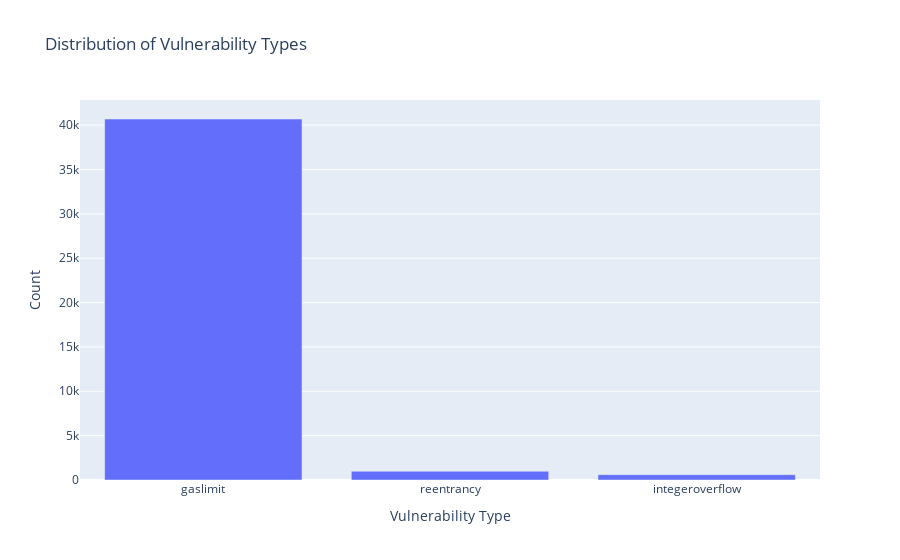

The notebook cell this image was saved under:
### Markdown cell above
## Clean data

### Code cell
# Import plotly
import plotly.express as px
import plotly.graph_objects as go
from collections import Counter

# 1. Distribution of labels
label_counts = data['label'].value_counts()
fig = px.bar(x=label_counts.index, y=label_counts.values,
             title='Distribution of Vulnerability Types',
             labels={'x': 'Vulnerability Type', 'y': 'Count'})
fig.show()

### Figure 1 — Plotly figure (JSON) as saved in the notebook; plotly's stock layout.template omitted (floating-point values rounded to 4 significant figures)
{"data": [{"alignmentgroup": "True", "hovertemplate": "Vulnerability Type=%{x}<br>Count=%{y}<extra></extra>", "legendgroup": "", "marker": {"color": "#636efa", "pattern": {"shape": ""}}, "name": "", "offsetgroup": "", "orientation": "v", "showlegend": false, "textposition": "auto", "type": "bar", "x": ["gaslimit", "reentrancy", "integeroverflow"], "xaxis": "x", "y": [40691, 983, 603], "yaxis": "y"}], "layout": {"barmode": "relative", "legend": {"tracegroupgap": 0}, "title": {"text": "Distribution of Vulnerability Types"}, "xaxis": {"anchor": "y", "domain": [0, 1], "title": {"text": "Vulnerability Type"}}, "yaxis": {"anchor": "x", "domain": [0, 1], "title": {"text": "Count"}}}}
